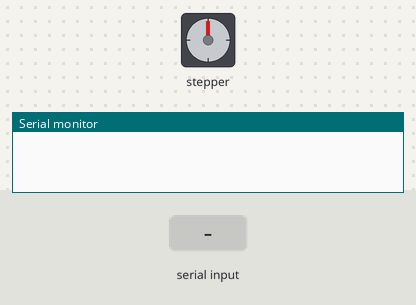
The sketch below on a simulated Arduino Uno, built with avr-gcc and run on an emulated ATmega328P. On the bench: stepper motor, the last lines printed to the serial monitor. Wiring (inferred from the names in the program): stepper motor (2048 steps per turn assumed): coils pin 11, pin 12, pin 10, pin 9. The inputs (shaded band) are chosen by the test bench.

Above: at 1.2 s.
1.3 s: "90,45\n" received over Serial
At 2.07 s:
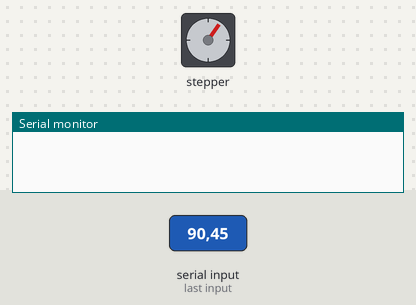
At 4.1 s:
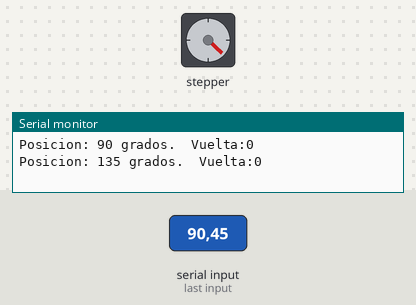
4.3 s: "30,150\n" received over Serial
At 4.75 s:
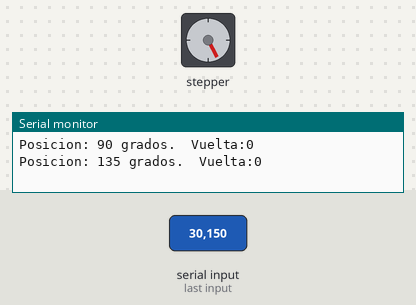
7.3 s: "90\n" received over Serial
Timing chart, 0 to 10.4 s (numbered marks = the images above; inputs shaded):
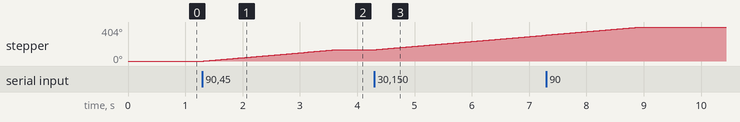

The sketch:

ejercicio_1.1.ino
```cpp
/*Realizar un programa que al introducir por teclado en el terminal serie un valor de ángulo en º, el motor paso a paso gire esa cantidad de grados hacia la derecha, y si ingresa un número de grados con signo negativo, gire la cantidad de grados en forma anti-horaria*/

#define PASOS_PV 2048
#define RPM 9
#define CANTPASOS 4

#define PIN_1 11
#define PIN_2 12
#define PIN_3 10
#define PIN_4 9

void moverPasos(int pasos);
void contarVueltas(int posicion);
int moverDerecha(int restantes, int anteriorPaso);
int moverIzquierda(int restantes, int anteriorPaso);
void salida(int step);

int posicion = 0, anterior = 0, vuelta = 0, vueltaAnt = 0;
float factorConversionGP = 0.0;
// int matrizPasos[CANTPASOS] = {B1000, B1100, B0100, B0110, B0010, B0011, B0001, B1001};

int matrizPasos[CANTPASOS] = {B1000, B0100, B0010, B0001};

unsigned long demora = 0;
int rpm = RPM * 10;

void setup()
{
  Serial.begin(9600);

  // Incicializamos pines
  pinMode(PIN_1, OUTPUT);
  pinMode(PIN_2, OUTPUT);
  pinMode(PIN_3, OUTPUT);
  pinMode(PIN_4, OUTPUT);

  // Calculamos constantes
  factorConversionGP = float(PASOS_PV) / 360.0;
  demora = PASOS_PV * 1000 / rpm / 60;
}

void loop()
{
  // Leemos puerto
  if (Serial.available())
  {
    int lectura = Serial.parseInt();
    posicion += lectura;
    lectura *= factorConversionGP; // Conversion de grados a pasos
    moverPasos(lectura);
  }

  // Imprimimos posicion
  contarVueltas(posicion);
}

// Imprimir en puerto la posicion del servo
void contarVueltas(int grados)
{
  int signo = 1;
  if (grados < 0)
  {
    signo = -1;
  }

  grados = abs(grados);
  vuelta = grados / 360 * signo;
  grados %= 360;

  if (signo == -1)
  {
    grados = int(map(grados, 1, 359, 359, 1));
    vuelta--;
  }

  if (grados != anterior || vuelta != vueltaAnt)
  {
    anterior = grados;
    vueltaAnt = vuelta;
    Serial.print("Posicion: ");
    Serial.print(grados);
    Serial.print(" grados.\tVuelta:");
    Serial.println(vuelta);
  }
}

// Selecciono hacia que lado gira el servo y le indico la cantidad de pasos que debe girar
void moverPasos(int pasos)
{
  int pasosRestantes = abs(pasos);
  static int ultimoPaso = 0;
  if (pasos > 0)
  {
    ultimoPaso = moverDerecha(pasosRestantes, ultimoPaso);
    return;
  }
  ultimoPaso = moverIzquierda(pasosRestantes, ultimoPaso);
}

// Girar a la izquierda
int moverIzquierda(int restantes, int anteriorPaso)
{
  for (int i = 0; i < restantes; i++)
  {
    anteriorPaso++;
    if (anteriorPaso > CANTPASOS - 1)
    {
      anteriorPaso = 0;
    }
    salida(anteriorPaso);
    // Serial.println(anteriorPaso);
    delay(demora);
  }
  return anteriorPaso;
}

// Girar a la derecha
int moverDerecha(int restantes, int anteriorPaso)
{
  for (int i = restantes; i > 0; i--)
  {
    anteriorPaso--;
    if (anteriorPaso < 0)
    {
      anteriorPaso = CANTPASOS - 1;
    }
    salida(anteriorPaso);
    // Serial.println(anteriorPaso);
    delay(demora);
  }
  return anteriorPaso;
}

// Setea las GPIO
void salida(int step)
{
  digitalWrite(PIN_1, bitRead(matrizPasos[step], 0));
  digitalWrite(PIN_2, bitRead(matrizPasos[step], 1));
  digitalWrite(PIN_3, bitRead(matrizPasos[step], 2));
  digitalWrite(PIN_4, bitRead(matrizPasos[step], 3));
}
```

Measured:
- after the input at 1.3 s, stepper: turns 134° clockwise in 2.3 s, starting at once
- after the input at 4.3 s, stepper: keeps turning clockwise at about 58°/s, starting at once
